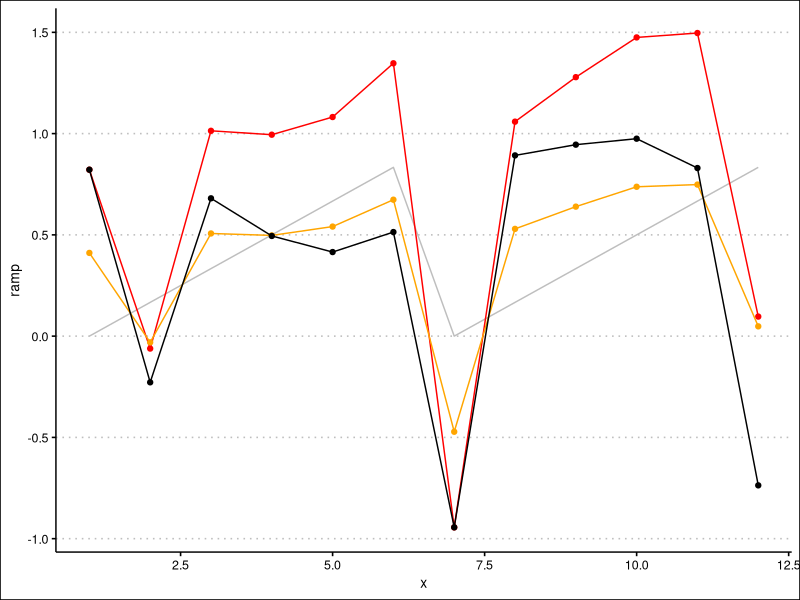

The R script that drew this image:

require(ggplot2)
require(ggthemes)

theme_set(theme_clean())

### This code illustrates the effect of contaminating a (pseudo) random sequence with a ramp process

set.seed(1234567890, kind = "Mersenne-Twister")

noise <- 2 * runif(12) - 1 # The sequence is in [-1,1]
ramp <- (0:11 %% 6) / 6
df <- data.frame(x = 1:12, noise = noise, ramp = ramp)

ggplot(df, aes(x = x, y = ramp)) +
  geom_line(col = "gray") +
  geom_line(aes(x = x, y = ramp+noise), col = "red") +
  geom_point(aes(x = x, y = ramp+noise), col = "red") +
  geom_line(aes(x = x, y = .5*ramp+.5*noise), col = "orange") +
  geom_point(aes(x = x, y = .5*ramp+.5*noise), col = "orange") +
  geom_line(aes(x = x, y = noise), col = "black") +
  geom_point(aes(x = x, y = noise), col = "black")
